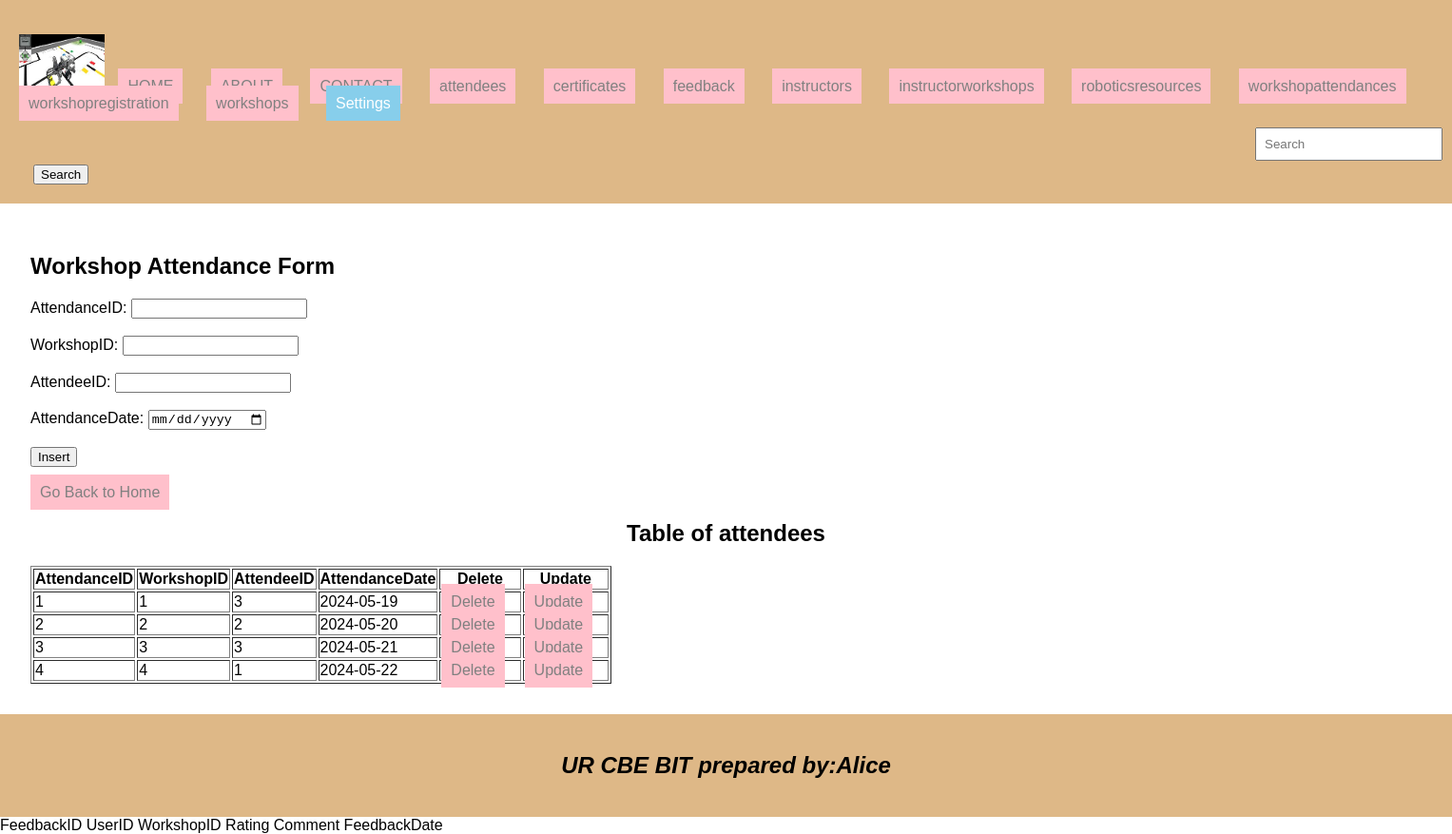
The page /workshopattendances.php on the database its author committed.
### tables this page shows
CREATE TABLE `workshopattendance` (
  `AttendanceID` int(11) NOT NULL,
  `WorkshopID` int(11) NOT NULL,
  `AttendeeID` int(11) NOT NULL,
  `AttendanceDate` date NOT NULL
);

### workshopattendances.php (the view, shortened to what this page needs)
<!DOCTYPE html>
<html lang="en">
<head>
    <link rel="stylesheet" type="text/css" href="style.css" title="style 1" media="screen, tv, projection, handheld, print"/>
</head>
<body>
<header>
     <ul style="list-style-type: none; padding: 0;">
     <li style="display: inline; margin-right: 10px;">
    <img src="./images/images.jpeg" width="90" height="60" alt="Logo">
  </li>
    <li style="display: inline; margin-right: 10px;"><a href="./home.html">HOME</a>
  </li>
    <li style="display: inline; margin-right: 10px;"><a href="./about.html">ABOUT</a>
  </li>
    <li style="display: inline; margin-right: 10px;"><a href="./contact.html">CONTACT</a>
  </li>
    <li style="display: inline; margin-right: 10px;"><a href="./attendees.php">attendees</a>
  </li>
    <li style="display: inline; margin-right: 10px;"><a href="./certificates.php">certificates</a>
  </li>
    <li style="display: inline; margin-right: 10px;"><a href="./feedback.php">feedback</a>
  </li>
    <li style="display: inline; margin-right: 10px;"><a href="./instructors.php">instructors</a>
  </li>
    <li style="display: inline; margin-right: 10px;"><a href="./instructorworkshops.php">instructorworkshops</a>
  </li>
  <li style="display: inline; margin-right: 10px;"><a href="./roboticsresources.php">roboticsresources</a>
  </li>
  <li style="display: inline; margin-right: 10px;"><a href="./workshopattendances.php">workshopattendances</a>
  </li>
  <li style="display: inline; margin-right: 10px;"><a href="./workshopregistration.php">workshopregistration</a>
  </li>
  <li style="display: inline; margin-right: 10px;"><a href="./workshops.php">workshops</a>
  </li>
    <li class="dropdown" style="display: inline; margin-right: 10px;">
      <a href="#" style="padding: 10px; color: white; background-color: skyblue; text-decoration: none; margin-right: 15px;">Settings</a>
        </li>
    </ul>
    <form class="d-flex" role="search" action="search.php">
        <input class="form-control me-2" type="search" placeholder="Search" aria-label="Search" name="query">
        <button class="btn btn-outline-success" type="submit">Search</button>
    </form>
</header>
<section>
   <h1>Workshop Attendance Form</h1>
<form method="post" onsubmit="return confirmInsert();">
    <label for="AttendanceID">AttendanceID:</label>
    <input type="number" id="AttendanceID" name="AttendanceID" required><br><br>
    <label for="WorkshopID">WorkshopID:</label>
    <input type="number" id="WorkshopID" name="WorkshopID" required><br><br>
    <label for="AttendeeID">AttendeeID:</label>
    <input type="number" id="AttendeeID" name="AttendeeID" required><br><br>
    <label for="AttendanceDate">AttendanceDate:</label>
    <input type="date" id="AttendanceDate" name="AttendanceDate" required><br><br>
    <input type="submit" name="insert" value="Insert"><br><br>
</form>
<a href="./home.html">Go Back to Home</a>
<center><h2>Table of attendees</h2></center>
<table border="1">
    <tr>
        <th>AttendanceID</th>
        <th>WorkshopID</th>
        <th>AttendeeID</th>
        <th>AttendanceDate</th>
        <th>Delete</th>
        <th>Update</th>
    </tr>
    <?php
    include('database_connection.php');
    $stmt = $connection->prepare("SELECT * FROM workshopattendance");
    $stmt->execute();
    $result = $stmt->get_result();
    if ($result->num_rows > 0) {
        while ($row = $result->fetch_assoc()) {
            $attendanceID = $row["AttendanceID"];
            echo "<tr>
                <td>" . $row["AttendanceID"] . "</td>
                <td>" . $row["WorkshopID"] . "</td>
                <td>" . $row["AttendeeID"] . "</td>
                <td>" . $row["AttendanceDate"] . "</td>
                <td><a href='delete_workshopattendances.php?AttendanceID=$attendanceID'>Delete</a></td>
                <td><a href='update_workshopattendances.php?AttendanceID=$attendanceID'>Update</a></td>
            </tr>";
        }
    } else {
        echo "<tr><td colspan='6'>No data found</td></tr>";
    }
    ?>
</table>
</section>
<footer>
    <center>
        <b><h2><i>UR CBE BIT  prepared by:Alice</i></h2></b>
    </center>
</footer>
</body>
</html>

### style.css (style rules this page uses)
body { font-family: Arial, sans-serif; margin: 0; padding: 0; }
header { background-color:burlywood; padding: 20px; }
footer { background-color:burlywood; padding: 20px; }
.dropdown { position: relative; display: inline; margin-right: 10px; }

### workshopattendances.php (style rules this page uses)
a { padding: 10px; color: white; background-color: pink; text-decoration: none; margin-right: 15px; }
a:link { color: grey; }
button.btn { margin-left: 15px; margin-top: 4px; }
input.form-control { margin-left: 1300px; padding: 8px; }
section { padding:32px; }
footer { background-color:burlywood; padding: 20px; }

### rows shown on the page
workshopattendance: AttendanceID "1", WorkshopID "1", AttendeeID "3", AttendanceDate "2024-05-19"
workshopattendance: AttendanceID "2", WorkshopID "2", AttendeeID "2", AttendanceDate "2024-05-20"
workshopattendance: AttendanceID "3", WorkshopID "3", AttendeeID "3", AttendanceDate "2024-05-21"
workshopattendance: AttendanceID "4", WorkshopID "4", AttendeeID "1", AttendanceDate "2024-05-22"
